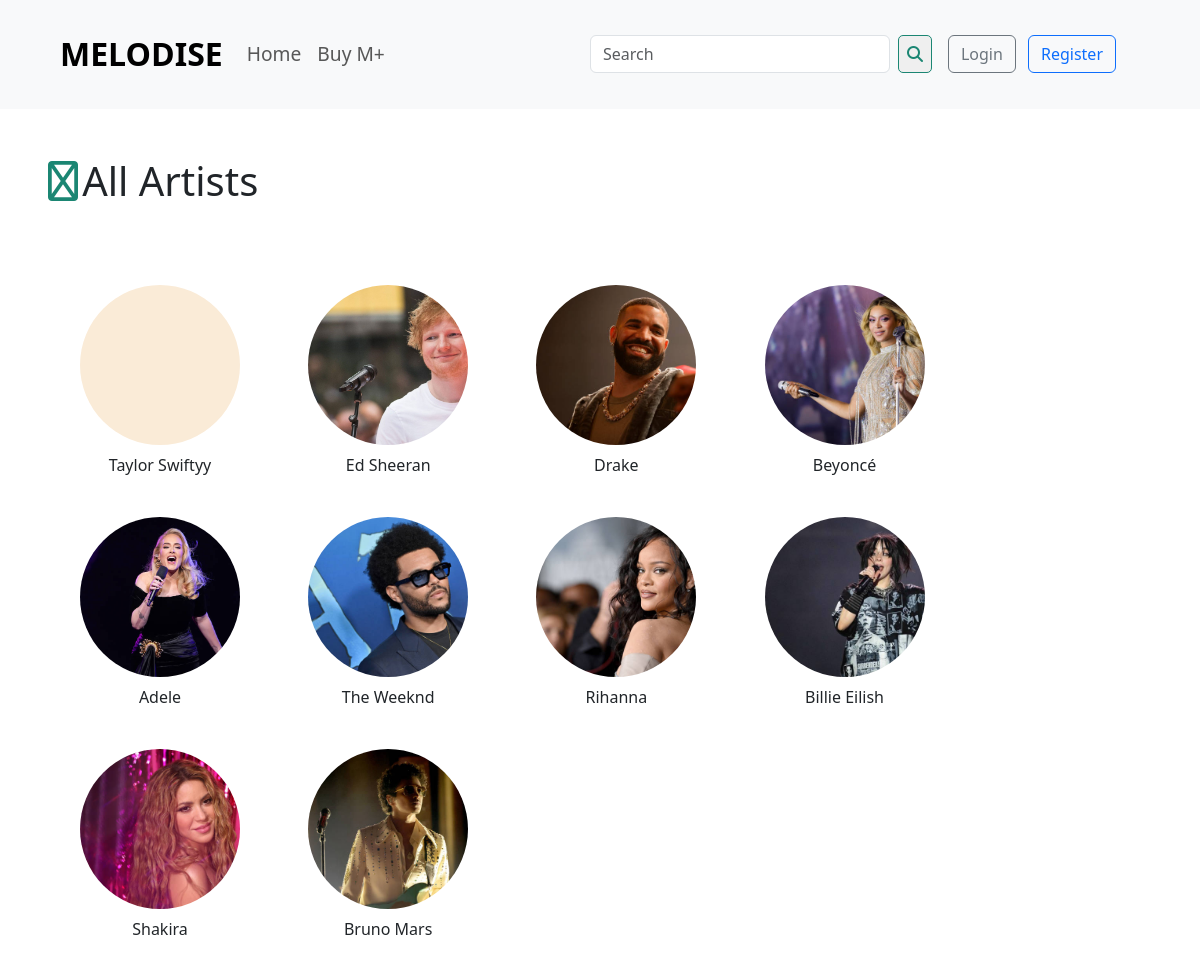
/UserEnd/allartist.php, run on the app's committed database.
### tables this page shows
CREATE TABLE `artists` (
  `ArtistID` int(11) NOT NULL,
  `Name` varchar(255) DEFAULT NULL,
  `Email` varchar(255) NOT NULL DEFAULT 'demo@gmail.com',
  `Password` varchar(255) NOT NULL DEFAULT '1234',
  `Gender` varchar(255) NOT NULL DEFAULT 'Male',
  `Dob` date NOT NULL DEFAULT '1999-01-12',
  `Bio` text DEFAULT NULL,
  `Country` varchar(255) DEFAULT NULL,
  `Image` varchar(255) NOT NULL DEFAULT 'unknown.jpg'
);

### UserEnd/allartist.php (the view, shortened to what this page needs)
<?php
include('connect.php')
?>
<!DOCTYPE html>
<html lang="en">
<head>
    <link href="https://cdn.jsdelivr.net/npm/bootstrap@5.3.3/dist/css/bootstrap.min.css" rel="stylesheet">
    <link rel="stylesheet" href="style.css">
</head>
<body>
    <?php
    include('navbar.php')
    ?>
    <section id="section-header" class="px-5 my-5">
        <form action="user-actions.php" method="get" class="d-inline-block">
            <button type="submit" class="themed-btn bg-transparent border-0 ml-5" name='back-to-home-btn'><i class="fa-solid fa-arrow-left h1"></i></button>
        </form>
        <h1 class='ml-5 d-inline-block'>All Artists</h1>
    </section>
    <section class="all-artist-container px-5">
        <?php
        $select_artists = "SELECT * FROM `artists`";
        $result_artists = mysqli_query($conn, $select_artists);
        while ($row_data = mysqli_fetch_assoc($result_artists)) {
            $artist_name = $row_data['Name'];
            $artist_img = $row_data['Image'];
            echo "
                <div class='artist-card mx-3 mt-3 d-inline-block' style='width: 12rem;'>
                    <div class='artist-img-circle mx-auto rounded-circle mt-2' style='width: 10rem; height: 10rem; background-image: url(\"../Resources/ArtistImges/$artist_img\"); background-color:antiquewhite; background-repeat: no-repeat; background-size: cover;'></div>
                    <p class='d-block text-center artist-name mx-auto mt-2 w-auto'>$artist_name</p>
                </div>
            ";
        }
        ?>
    </section>
</body>
</html>

### UserEnd/style.css (style rules this page uses)
* { margin: 0; padding: 0; box-sizing: border-box; }
.themed-btn { color: #1b8673; }

### data on the page
artists: Name "Taylor Swiftyy"
artists: Image (picture), Name "Ed Sheeran"
artists: Image (picture), Name "Drake"
artists: Image (picture), Name "Beyoncé"
artists: Image (picture), Name "Adele"
artists: Image (picture), Name "The Weeknd"
artists: Image (picture), Name "Rihanna"
artists: Image (picture), Name "Billie Eilish"
artists: Image (picture), Name "Shakira"
artists: Image (picture), Name "Bruno Mars"
